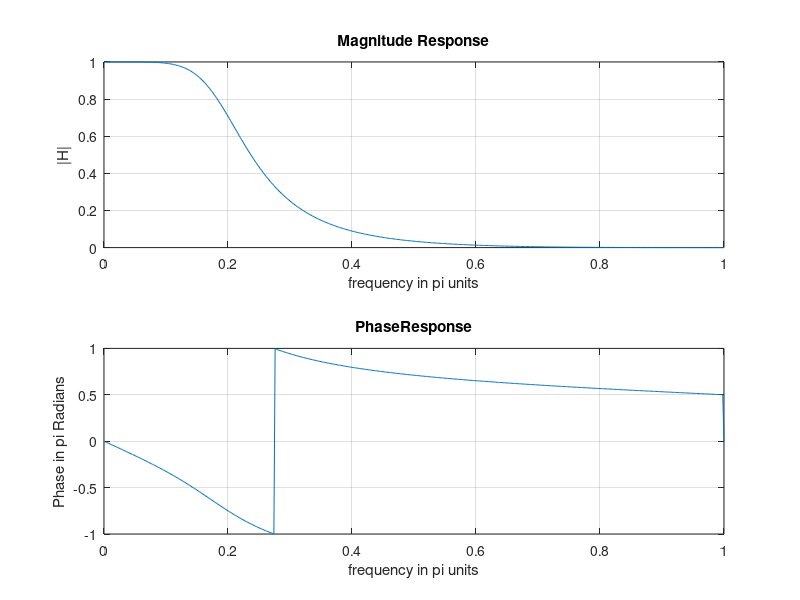

MATLAB code for this plot:
%d.	Membuat sebuah low pass filter ordi -3
clear;
clc;
b = [0.0181, 0.0543, 0.0543, 0.0181];
a = [1.0000, -1.7600, 1.1829, -0.2781];
m = 0:length(b)-1; 
l = 0:length(a)-1;
K = 500;
k = 0:1:K;
w = pi*k/K;
num = b*exp(-j*m'*w);
den = a*exp(-j*l'*w);
H = num ./ den;
magH = abs(H);
angH = angle(H);
subplot(2,1,1);
plot(w/pi,magH), grid;
axis([0,1,0,1])
xlabel('frequency in pi units'), ylabel('|H|');
title('Magnitude Response');
subplot(2,1,2);
plot(w/pi,angH/pi), grid;
xlabel('frequency in pi units'), ylabel('Phase in pi Radians'); 
title('PhaseResponse')
